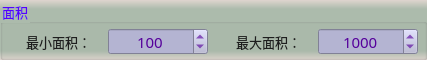
      <widget class="QGroupBox" name="groupCamera_3">
       <property name="geometry">
        <rect>
         <x>9</x>
         <y>176</y>
         <width>427</width>
         <height>60</height>
        </rect>
       </property>
       <property name="font">
        <font>
         <family>微软雅黑</family>
         <pointsize>10</pointsize>
        </font>
       </property>
       <property name="styleSheet">
        <string notr="true">background-color: qlineargradient(x1:0, y1:0, x2:0, y2:1, stop:0 #dfd5cf, stop: 0.15 #acbbac, stop: 0.85 #acbbac,stop:1 #dfd5cf);
color: rgb(85, 0, 255);</string>
       </property>
       <property name="title">
        <string>面积</string>
       </property>
       <widget class="QLabel" name="label_5">
        <property name="geometry">
         <rect>
          <x>26</x>
          <y>32</y>
          <width>79</width>
          <height>19</height>
         </rect>
        </property>
        <property name="font">
         <font>
          <family>微软雅黑</family>
          <pointsize>10</pointsize>
          <weight>50</weight>
          <bold>false</bold>
         </font>
        </property>
        <property name="styleSheet">
         <string notr="true">color: rgb(30, 30, 30);
background: transparent;</string>
        </property>
        <property name="text">
         <string>最小面积：</string>
        </property>
       </widget>
       <widget class="QLabel" name="label_6">
        <property name="geometry">
         <rect>
          <x>236</x>
          <y>32</y>
          <width>79</width>
          <height>19</height>
         </rect>
        </property>
        <property name="font">
         <font>
          <family>微软雅黑</family>
          <pointsize>10</pointsize>
          <weight>50</weight>
          <bold>false</bold>
         </font>
        </property>
        <property name="styleSheet">
         <string notr="true">color: rgb(30, 30, 30);
background: transparent;</string>
        </property>
        <property name="text">
         <string>最大面积：</string>
        </property>
       </widget>
       <widget class="QSpinBox" name="spinMinArea">
        <property name="geometry">
         <rect>
          <x>108</x>
          <y>28</y>
          <width>100</width>
          <height>27</height>
         </rect>
        </property>
        <property name="font">
         <font>
          <family>微软雅黑</family>
          <pointsize>11</pointsize>
         </font>
        </property>
        <property name="styleSheet">
         <string notr="true">QWidget{color: rgb(85, 0, 155);background-color: rgb(180, 180, 210);}
QSpinBox::up-button{
    border:transparent;
}
QSpinBox::down-button{
    border:transparent;
}
QSpinBox::up-arrow{
    image:url(:/resource/up.png);
}
QSpinBox::down-arrow{
    image:url(:/resource/down.png);
}</string>
        </property>
        <property name="alignment">
         <set>Qt::AlignCenter</set>
        </property>
        <property name="minimum">
         <number>0</number>
        </property>
        <property name="maximum">
         <number>100000</number>
        </property>
        <property name="value">
         <number>100</number>
        </property>
       </widget>
       <widget class="QSpinBox" name="spinMaxArea">
        <property name="geometry">
         <rect>
          <x>318</x>
          <y>28</y>
          <width>100</width>
          <height>27</height>
         </rect>
        </property>
        <property name="font">
         <font>
          <family>微软雅黑</family>
          <pointsize>11</pointsize>
         </font>
        </property>
        <property name="styleSheet">
         <string notr="true">QWidget{color: rgb(85, 0, 155);background-color: rgb(180, 180, 210);}
QSpinBox::up-button{
    border:transparent;
}
QSpinBox::down-button{
    border:transparent;
}
QSpinBox::up-arrow{
    image:url(:/resource/up.png);
}
QSpinBox::down-arrow{
    image:url(:/resource/down.png);
}</string>
        </property>
        <property name="alignment">
         <set>Qt::AlignCenter</set>
        </property>
        <property name="minimum">
         <number>1</number>
        </property>
        <property name="maximum">
         <number>999999</number>
        </property>
        <property name="value">
         <number>1000</number>
        </property>
       </widget>
      </widget>
